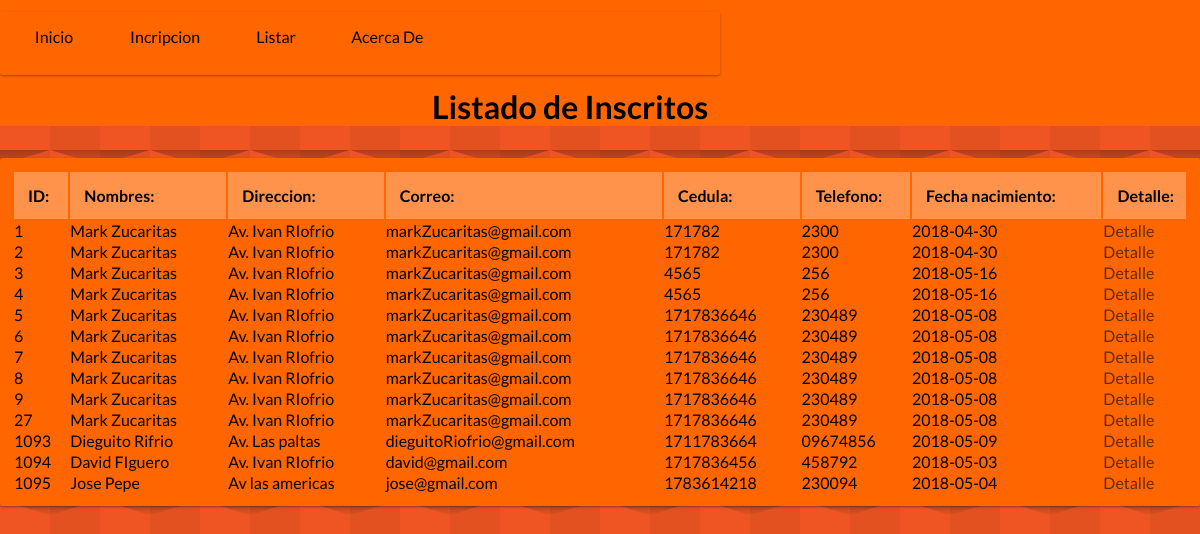
/internas/listar.php, run on the app's committed database.
### tables this page shows
CREATE TABLE `registros` (
  `id` int(11) NOT NULL,
  `nombres` varchar(100) NOT NULL,
  `apellidos` varchar(100) NOT NULL,
  `direccion` varchar(100) NOT NULL,
  `correo` varchar(100) NOT NULL,
  `cedula` varchar(10) NOT NULL,
  `telefono` varchar(10) NOT NULL,
  `fecha_nacimiento` date NOT NULL,
  `tipo` varchar(1) NOT NULL,
  `curso` varchar(1) NOT NULL,
  `taller` varchar(10) NOT NULL
);

### internas/listar.php (the view, shortened to what this page needs)
<!DOCTYPE html>
<html lang="en">
<head>
    <link rel="stylesheet" href="../css/listar.css" type="text/css">
</head>
 <header>
        <nav class="card">
            <a href="">Inicio</a>
           <a href="../index.php">Incripcion</a>
            <a href="internas/listar.php">Listar</a>
            <a href="">Acerca De</a>
        </nav>
         <h1 class="title">Listado de Inscritos</h1>
    </header>
<body>
    <main>
        <?php
include ("../dll/mysql.php");
$sql = "SELECT * FROM registros";
$registros = mysqli_query($link,$sql) or die ("Error al obtener todos los registros ".mysqli_error);
?>
            <table class="card">
                <tr>
                   <th>ID:</th>
                    <th>Nombres: </th>
                    <th>Direccion: </th>
                    <th>Correo: </th>
                    <th>Cedula: </th>
                    <th>Telefono: </th>
                    <th>Fecha nacimiento: </th>
                    <th>Detalle:  </th>
                </tr>
                <?php
while ($registro = mysqli_fetch_array($registros,MYSQLI_ASSOC)){
  ?>
                    <tr>
                       <td>
                            <?php echo $registro['id'];?>
                       </td>
                        <td>
                            <?php echo $registro['nombres']." ".$registro['apellidos'];?>
                        </td>
                        <td>
                            <?php echo $registro['direccion'];?>
                        </td>
                        <td>
                            <?php echo $registro['correo'];?>
                        </td>
                        <td>
                            <?php echo $registro['cedula'];?>
                        </td>
                        <td>
                            <?php echo $registro['telefono'];?>
                        </td>
                        <td>
                            <?php echo $registro['fecha_nacimiento'];?>
                        </td>
                        <td>
                            <a href="procesar.php?id=<?php echo $registro['id'] ?>">Detalle</a>
                        </td>
                    </tr>
                    <?php
}
?>
            </table>
    </main>
</body>
</html>

### css/listar.css (style rules this page uses)
* { margin: 0; padding: 0; font-family: 'Lato', sans-serif; }
html, body { background-color: #ee5522; }
header { width: 100%; background-color:#ff6600; }
nav { margin-top: 1%; margin-bottom: 1%; width: 60%; display: inline-block; }
nav a { text-decoration: none; display: inline-block; color: black; width: 15%; height: 3em; text-align: center; padding-top: 15px; }
table a { text-decoration: none; color:#662800; }
main { display: block; }
table { background-color: #ff6600; width: 100%; padding: 1%; }
table tr { text-align: left; }
table tr th { background-color:#ff934c; padding: 1.2%; }
.title { margin-left: 36%; margin-bottom: 1em; }
.card { border-radius: 2px; box-shadow: 0 1px 3px rgba(0, 0, 0, 0.12), 0 1px 2px rgba(0, 0, 0, 0.24); transition: all 0.3s cubic-bezier(.25, .8, .25, 1); }

### data on the page
registros: id "1", nombres "Mark", apellidos "Zucaritas", direccion "Av. Ivan RIofrio", correo "markZucaritas@gmail.com", cedula "171782", telefono "2300", fecha_nacimiento "2018-04-30"
registros: id "2", nombres "Mark", apellidos "Zucaritas", direccion "Av. Ivan RIofrio", correo "markZucaritas@gmail.com", cedula "171782", telefono "2300", fecha_nacimiento "2018-04-30"
registros: id "3", nombres "Mark", apellidos "Zucaritas", direccion "Av. Ivan RIofrio", correo "markZucaritas@gmail.com", cedula "4565", telefono "256", fecha_nacimiento "2018-05-16"
registros: id "4", nombres "Mark", apellidos "Zucaritas", direccion "Av. Ivan RIofrio", correo "markZucaritas@gmail.com", cedula "4565", telefono "256", fecha_nacimiento "2018-05-16"
registros: id "5", nombres "Mark", apellidos "Zucaritas", direccion "Av. Ivan RIofrio", correo "markZucaritas@gmail.com", cedula "1717836646", telefono "230489", fecha_nacimiento "2018-05-08"
registros: id "6", nombres "Mark", apellidos "Zucaritas", direccion "Av. Ivan RIofrio", correo "markZucaritas@gmail.com", cedula "1717836646", telefono "230489", fecha_nacimiento "2018-05-08"
registros: id "7", nombres "Mark", apellidos "Zucaritas", direccion "Av. Ivan RIofrio", correo "markZucaritas@gmail.com", cedula "1717836646", telefono "230489", fecha_nacimiento "2018-05-08"
registros: id "8", nombres "Mark", apellidos "Zucaritas", direccion "Av. Ivan RIofrio", correo "markZucaritas@gmail.com", cedula "1717836646", telefono "230489", fecha_nacimiento "2018-05-08"
registros: id "9", nombres "Mark", apellidos "Zucaritas", direccion "Av. Ivan RIofrio", correo "markZucaritas@gmail.com", cedula "1717836646", telefono "230489", fecha_nacimiento "2018-05-08"
registros: id "27", nombres "Mark", apellidos "Zucaritas", direccion "Av. Ivan RIofrio", correo "markZucaritas@gmail.com", cedula "1717836646", telefono "230489", fecha_nacimiento "2018-05-08"
registros: id "1093", nombres "Dieguito", apellidos "Rifrio", direccion "Av. Las paltas", correo "dieguitoRiofrio@gmail.com", cedula "1711783664", telefono "09674856", fecha_nacimiento "2018-05-09"
registros: id "1094", nombres "David", apellidos "FIguero", direccion "Av. Ivan RIofrio", correo "david@gmail.com", cedula "1717836456", telefono "458792", fecha_nacimiento "2018-05-03"
registros: id "1095", nombres "Jose", apellidos "Pepe", direccion "Av las americas", correo "jose@gmail.com", cedula "1783614218", telefono "230094", fecha_nacimiento "2018-05-04"
